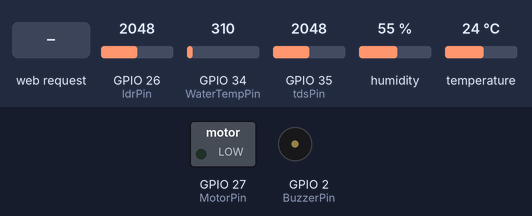
Simulated run of this sketch. Board: ESP32. On the bench: switched loads named in the sketch (green lamp = pin HIGH), buzzer (waves = sounding, pin HIGH). The test bench sets the inputs (shaded band); at power-on: GPIO 26 (ldrPin) = 2048, GPIO 34 (WaterTempPin) = 310, GPIO 35 (tdsPin) = 2048, humidity 55 %, temperature 24 °C. WiFi joins after 1.5 s; servers stay silent unless stated; what the sketch prints to the serial monitor is not drawn.

Above: at 3.0 s.
3.1 s: HTTP request GET /on received
At 4.0 s:
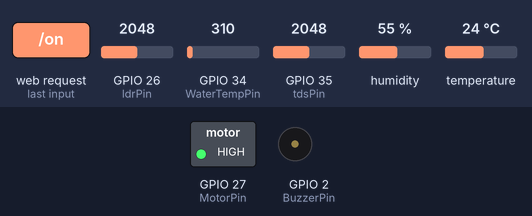
4.7 s: HTTP request GET /d2on received
At 5.2 s:
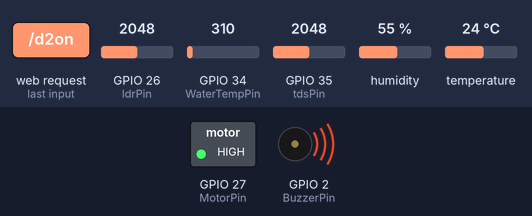
6.2 s: HTTP request GET /off received
At 7.4 s:
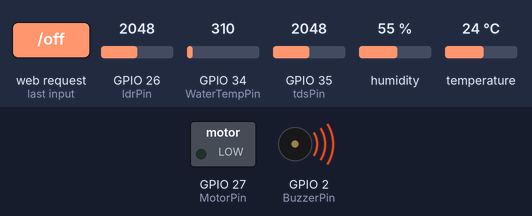
7.7 s: HTTP request GET /d2off received
At 8.9 s:
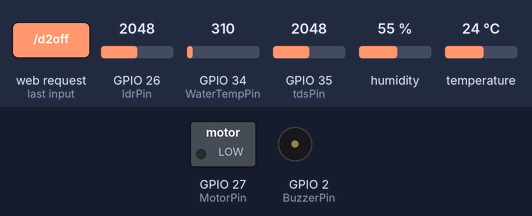
Timing chart, 0 to 10.3 s (numbered marks = the images above; inputs shaded):
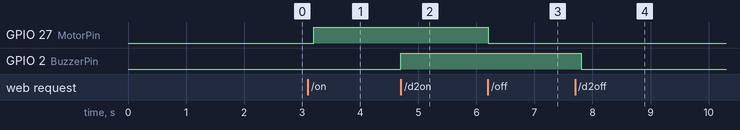

Measured:
- after the input at 3.1 s, GPIO 27 (MotorPin): LOW → HIGH after 0.10 s
- after the input at 4.7 s, GPIO 2 (BuzzerPin): LOW → HIGH at once
- after the input at 6.2 s, GPIO 27 (MotorPin): HIGH → LOW at once
- after the input at 7.7 s, GPIO 2 (BuzzerPin): HIGH → LOW after 0.11 s

The sketch:

webserver_v11.ino
```cpp
//blink credintials

#define BLYNK_TEMPLATE_ID "TMPLIAjddf20T5"
#define BLYNK_DEVICE_NAME "Temperature and Humidity Monitor"
#define BLYNK_AUTH_TOKEN "122RywymdfdddgGfMd1jkZ0STNhRQecR12ayq"

#include <BlynkSimpleEsp32.h>
#include <WiFi.h>
#include <WebServer.h>
#include <DHT.h>


#define BLYNK_PRINT Serial

char auth[] = BLYNK_AUTH_TOKEN;

// wifi credintials

char ssid[] = "Redmi";
char pass[] = "12345678";

BlynkTimer timer;

WebServer server(80);


// pin define


#define tdsPin 35
#define WaterTempPin 34
#define ldrPin 26
#define DHTPIN 19

const int MotorPin = 27;
const int BuzzerPin = 2;


#define DHTTYPE DHT22

DHT dht(DHTPIN, DHTTYPE);


//variable define

int ecVal = 0;
int waTempVal = 0;
int ldrVal = 0;
float temperature = 0;
float humidity = 0;

void sendSensor(){

  float h = dht.readHumidity();
  float t = dht.readTemperature();

  if (isnan(h) || isnan(t)) {
    Serial.println("Failed to read from DHT sensor!");
    return;

  }

  // You can send any value at any time.
  // Please don't send more that 10 values per second.
    Blynk.virtualWrite(V0, t);
    Blynk.virtualWrite(V1, h);
    Serial.print("Temperature : ");
    Serial.print(t);
    Serial.print("    Humidity : ");
    Serial.println(h);

}

void setup() {

  Serial.begin(115200);
  dht.begin();

  Blynk.begin(auth, ssid, pass);
  WiFi.begin(ssid, pass);

  timer.setInterval(100L, sendSensor);             //calling sendsensors

  while (WiFi.status() != WL_CONNECTED) {

    delay(1000);
    Serial.println("Connecting to WiFi...");

  }

  Serial.println("Connected to WiFi");

  Serial.print("IP Address: ");
  Serial.println(WiFi.localIP());


  pinMode(MotorPin, OUTPUT);
  digitalWrite(MotorPin, LOW);


  pinMode(BuzzerPin, OUTPUT);
  digitalWrite(BuzzerPin, LOW);

  server.on("/", HTTP_GET, handleRoot);


  server.on("/on", HTTP_GET, handleOn);


  server.on("/off", HTTP_GET, handleOff);


  server.on("/d2on", HTTP_GET, d2handleOn);


  server.on("/d2off", HTTP_GET, d2handleOff);


  server.begin();
  Serial.println("HTTP server started");

}

void loop() {

  Blynk.run();
  timer.run();

  server.handleClient();

  ecVal = analogRead(tdsPin);

  Serial.println("ecVal: ");
  Serial.println(ecVal);

  waTempVal = analogRead(WaterTempPin);

  Serial.println("waTempVal: ");
  Serial.println(waTempVal);

  humidity = dht.readHumidity();
  temperature = dht.readTemperature();

  if (isnan(humidity) || isnan(temperature)) {

    Serial.println("Failed to read from DHT sensor!");

  }

  else {

    Serial.print("Humidity: ");
    Serial.print(humidity);
    Serial.print("%  Temperature: ");
    Serial.print(temperature);
    Serial.println("°C");

  }


  ldrVal = analogRead(ldrPin);
  Serial.println("LDR value: ");
  Serial.println(ldrVal);

  delay(100);
}

void handleRoot() {

  String html = "<html><head><title>Grow Tower Control</title>";

  html += "<style>";

  html += "body { font-family: 'Segoe UI', Tahoma, Geneva, Verdana, sans-serif; background-color: #f7f7f7; margin: 0; padding: 0; background-image: linear-gradient(to right, #3494e6, #ec6ead); }";

  html += "h1 { color: #fff; text-align: center; margin-top: 20px; text-shadow: 2px 2px 4px rgba(0,0,0,0.5); }";

  html += ".container { max-width: 600px; margin: 20px auto; padding: 20px; background-color: rgba(255, 255, 255, 0.9); border-radius: 20px; box-shadow: 0 12px 24px rgba(0,0,0,0.2); border: 1px solid #ddd; }";

  html += ".sensor-info { margin-bottom: 20px; padding: 15px; border-radius: 15px; background-color: #fdcb6e; box-shadow: 0 6px 12px rgba(0,0,0,0.1); }";

  html += ".sensor-info p { margin: 5px 0; }";

  html += ".middle-container { padding: 20px; background-color: #fab1a0; border-radius: 20px; box-shadow: 0 6px 12px rgba(0,0,0,0.1); }";

  html += ".btn-container { text-align: center; }";

  html += ".btn { padding: 14px 28px; background-color: #00b894; color: white; border: none; cursor: pointer; margin: 10px; border-radius: 12px; box-shadow: 0 6px 12px rgba(0,0,0,0.2); transition: background-color 0.3s, transform 0.2s; }";

  html += ".btn:hover { background-color: #00a896; transform: translateY(-2px); }";

  html += ".btn.off { background-color: #d63031; }";

  html += ".btn.off:hover { background-color: #b71540; }";

  html += "</style>";

  html += "<script>function toggleVin(action) {";

  html += "var xhr = new XMLHttpRequest();";

  html += "xhr.open('GET', '/' + action, true);";

  html += "xhr.onreadystatechange = function() {";

  html += "if (xhr.readyState == 4 && xhr.status == 200) {";

  html += "var response = JSON.parse(xhr.responseText);";

  html += "alert(response.message);";

  html += "}};";

  html += "xhr.send();";

  html += "}</script>";

  html += "<script>function toggleD2(action) {";

  html += "var xhr = new XMLHttpRequest();";

  html += "xhr.open('GET', '/d2' + action, true);";

  html += "xhr.onreadystatechange = function() {";

  html += "if (xhr.readyState == 4 && xhr.status == 200) {";

  html += "var response = JSON.parse(xhr.responseText);";

  html += "alert(response.message);";

  html += "}};";

  html += "xhr.send();";

  html += "}</script>";

  html += "</head><body>";

  html += "<h1>Grow Tower Control</h1>";

  html += "<div class='container'>";

  html += "<div class='sensor-info'>";

  html += "<p><strong>EC sensor value:</strong> " + String(ecVal) + "</p><br>";

  html += "<p><strong>Water Templature:</strong> " + String(waTempVal) + "</p><br>";

  html += "<p><strong>LDR value:</strong> " + String(ldrVal) + "</p><br>";

  html += "<p><strong>Air Temperature:</strong> " + String(temperature) + "°C</p><br>";

  html += "<p><strong>Air Humidity:</strong> " + String(humidity) + "%</p>";

  html += "</div>";

  html += "<div class='middle-container'>";

  html += "<div class='btn-container'>";

  html += "<button class='btn' onclick=\"toggleVin('on');\"> Motor On </button>";

  html += "<button class='btn off' onclick=\"toggleVin('off');\"> Motor Off </button><br>";

  html += "<button class='btn' onclick=\"toggleD2('on');\"> Buzzer On </button>";

  html += "<button class='btn off' onclick=\"toggleD2('off');\"> Buzzer Off </button>";

  html += "</div></div>";

  html += "</div></body></html>";

  server.send(200, "text/html", html);

}


void handleOn() {

  digitalWrite(MotorPin, HIGH);
  sendJsonResponse("VIN pin turned on");

}

void handleOff() {

  digitalWrite(MotorPin, LOW);
  sendJsonResponse("VIN pin turned off");

}

void d2handleOn() {

  digitalWrite(BuzzerPin, HIGH);
  sendJsonResponse("D2 pin turned on");

}

void d2handleOff() {

  digitalWrite(BuzzerPin, LOW);
  sendJsonResponse("D2 pin turned off");

}

void sendJsonResponse(const char* message) {

  String json = "{\"message\": \"" + String(message) + "\"}";
  server.send(200, "application/json", json);

}
```
